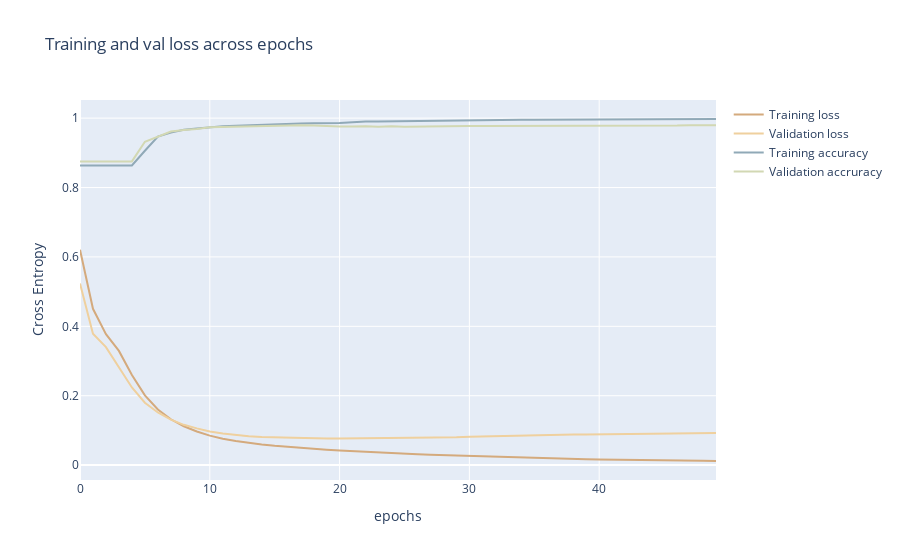

The code cell stored with this chart in its notebook:
### Code cell
#setting a color chart for the seaborn plots
color_chart = ["#D4AA7D", "#EFD09E", "#90A9B7", "#D2D8B3"]

#Plotting loss and accuracy over epochs
fig = go.Figure(data=[
                      go.Scatter(
                          y=history_1.history["loss"],
                          name="Training loss",
                          mode="lines",
                          marker=dict(
                          color=color_chart[0]
                          )),
                      go.Scatter(
                          y=history_1.history["val_loss"],
                          name="Validation loss",
                          mode="lines",
                          marker=dict(
                              color=color_chart[1]
                          )),
                      go.Scatter(
                          y=history_1.history["binary_accuracy"],
                          name="Training accuracy",
                          mode="lines",
                          marker=dict(
                              color=color_chart[2]
                          )),
                      go.Scatter(
                          y=history_1.history["val_binary_accuracy"],
                          name="Validation accruracy",
                          mode="lines",
                          marker=dict(
                              color=color_chart[3]
                          ))
                      ])
fig.update_layout(
                  title='Training and val loss across epochs',
                  xaxis_title='epochs',
                  yaxis_title='Cross Entropy'    
                  )
fig.show()

### Figure 1 — Plotly figure (JSON) as saved in the notebook; plotly's stock layout.template omitted (floating-point values rounded to 4 significant figures)
{"data": [{"marker": {"color": "#D4AA7D"}, "mode": "lines", "name": "Training loss", "y": [0.6207, 0.4504, 0.3774, 0.3292, 0.26, 0.2009, 0.1604, 0.1321, 0.1119, 0.09703, 0.08508, 0.07593, 0.06925, 0.06397, 0.05956, 0.05581, 0.05262, 0.0497, 0.04711, 0.04455, 0.04229, 0.04013, 0.03821, 0.03642, 0.03453, 0.03292, 0.03126, 0.02982, 0.02862, 0.02744, 0.0262, 0.02525, 0.02407, 0.02288, 0.02176, 0.02062, 0.01959, 0.01864, 0.01785, 0.01696, 0.01632, 0.01557, 0.01507, 0.01457, 0.01393, 0.01351, 0.01315, 0.01266, 0.01241, 0.01188], "type": "scatter"}, {"marker": {"color": "#EFD09E"}, "mode": "lines", "name": "Validation loss", "y": [0.5237, 0.3789, 0.3401, 0.2838, 0.2239, 0.1798, 0.1517, 0.1309, 0.1161, 0.1059, 0.09703, 0.09102, 0.08684, 0.0833, 0.08096, 0.07985, 0.07835, 0.07746, 0.07719, 0.07656, 0.07668, 0.07688, 0.07697, 0.07706, 0.07724, 0.07778, 0.07819, 0.07885, 0.07955, 0.0804, 0.08168, 0.08261, 0.08349, 0.08432, 0.08543, 0.08661, 0.08733, 0.08794, 0.08832, 0.08799, 0.08841, 0.08934, 0.09017, 0.08987, 0.09088, 0.09047, 0.09112, 0.0923, 0.09301, 0.0929], "type": "scatter"}, {"marker": {"color": "#90A9B7"}, "mode": "lines", "name": "Training accuracy", "y": [0.8636, 0.8636, 0.8636, 0.8636, 0.8636, 0.906, 0.947, 0.9583, 0.9666, 0.9702, 0.974, 0.9764, 0.978, 0.9794, 0.9816, 0.9836, 0.9841, 0.9843, 0.9854, 0.9852, 0.9861, 0.9879, 0.9904, 0.9904, 0.991, 0.9917, 0.9919, 0.9924, 0.9933, 0.9933, 0.9939, 0.9942, 0.9951, 0.9951, 0.9955, 0.9955, 0.9957, 0.9964, 0.9966, 0.9966, 0.9966, 0.9966, 0.9969, 0.9969, 0.9969, 0.9969, 0.9971, 0.9971, 0.9971, 0.9975], "type": "scatter"}, {"marker": {"color": "#D2D8B3"}, "mode": "lines", "name": "Validation accruracy", "y": [0.8753, 0.8753, 0.8753, 0.8753, 0.8753, 0.9318, 0.9471, 0.9614, 0.9659, 0.9686, 0.974, 0.9749, 0.9749, 0.9767, 0.9776, 0.9776, 0.9785, 0.9794, 0.9785, 0.9767, 0.9758, 0.9758, 0.9767, 0.9749, 0.9767, 0.9749, 0.9758, 0.9767, 0.9776, 0.9776, 0.9776, 0.9776, 0.9776, 0.9767, 0.9776, 0.9767, 0.9767, 0.9767, 0.9767, 0.9767, 0.9767, 0.9767, 0.9767, 0.9767, 0.9785, 0.9785, 0.9785, 0.9794, 0.9785, 0.9794], "type": "scatter"}], "layout": {"title": {"text": "Training and val loss across epochs"}, "xaxis": {"title": {"text": "epochs"}}, "yaxis": {"title": {"text": "Cross Entropy"}}}}
